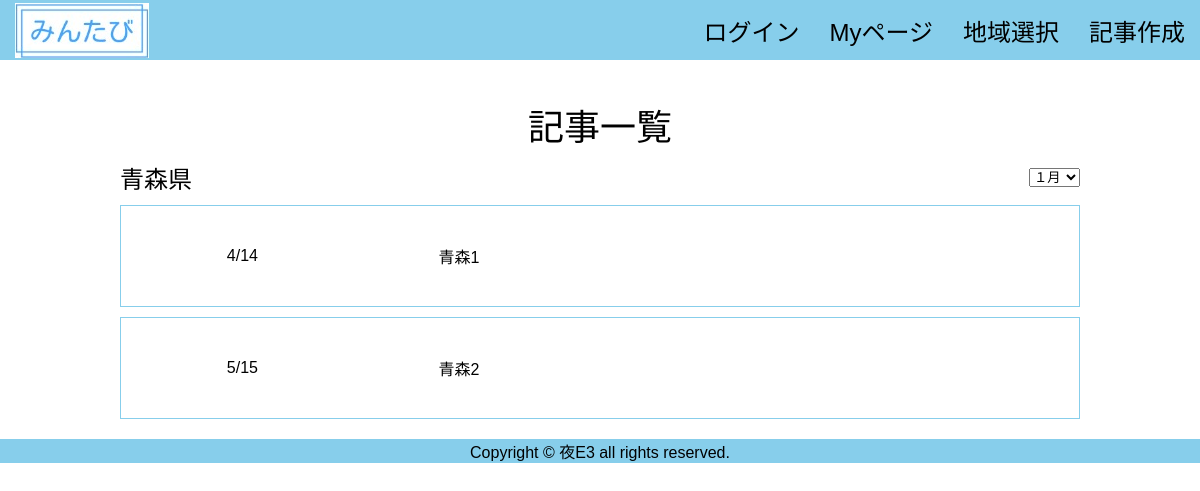
The app's page /thread/2 with its own data.
### tables this page shows
CREATE TABLE "Prefecture" (
	"No"	INTEGER,
	"area"	TEXT,
	PRIMARY KEY("No" AUTOINCREMENT)
);

CREATE TABLE "page" (
	"ID"	INTEGER PRIMARY KEY AUTOINCREMENT,
	"userID"	INTEGER,
	"editPASS"	TEXT,
	"title"	TEXT,
	"prefectures"	INTEGER,
	"month"	INTEGER,
	"date"	INTEGER,
	"flag"	INTEGER,
	"period"	TEXT
);

### app.py (the view)
@app.route('/thread/<int:areaid>', methods=["GET"])
def thread(areaid):
    conn = sqlite3.connect('flaskapp.db')
    c = conn.cursor()
    c.execute("select area from Prefecture where No=?", (areaid,))
    area = c.fetchone()
    c.execute(
        "select month, date, title from page where flag=0 and prefectures=?", (areaid,))
    page = []
    for row in c.fetchall():
        page.append({"month": row[0], "date": row[1], "title": row[2]})
    c.close()
    print(area)
    print(page)
    return render_template('thread.html', page=page, area=area)

### templates/thread.html (shortened to what this page needs)
<!DOCTYPE html>
{% extends 'base.html' %}
{% block content %}
    <div class="title">記事一覧</div>
    <div class="thread_box">
      <div class="area"><p>{{area[0]}}</p></div>
      <div class="month">
        <form action="#" method="post">
          <select name="month">
            <option value="1">１月</option>
          </select>
        </form>
      </div>
    </div>
   {% for item in page %}
   <div class="thread_box2">
     <div class="item1">{{item["month"]}}/{{item["date"]}}</div>
     <div class="item2">{{item["title"]}}</div>
   </div>
   {% endfor %}
{% endblock %}

### static/css/style.css (style rules this page uses)
html { overflow-y: scroll; }
body, h1, h2, h3, h4, h5, p, ul, ol, li, dl, dt, dd { margin: 0px; padding: 0px; }
body { font-family: "Noto Sans Japanese", "ヒラギノ角ゴ Pro W3", "Hiragino Kaku Gothic Pro", "ヒラギノ角ゴ ProN W3", "Hiragino Kaku Gothic ProN", "游ゴシック", YuGothic, "メイリオ", "Meiryo", "HGPｺﾞｼｯｸM", "Osaka", "ＭＳ Ｐゴシック", sans-serif, Century Gothic, Arial; }
.title { display: flex; justify-content: center; align-items: flex-end; font-size: 36px; height: 150px; }
.thread_box { display: flex; justify-content: space-between; font-size: 24px; margin: 10px 10%; }
.thread_box2 { display: flex; justify-content: flex-start; align-items: center; height: 100px; border: 1px solid skyblue; margin: 10px 10%; }
.item1 { width: 10%; padding: 10px; margin: 10%; }
.item2 { padding: 10px; text-align: left; }

### records on screen
Prefecture: area "青森県"
page: month "4", date "14", title "青森1"
page: month "5", date "15", title "青森2"
